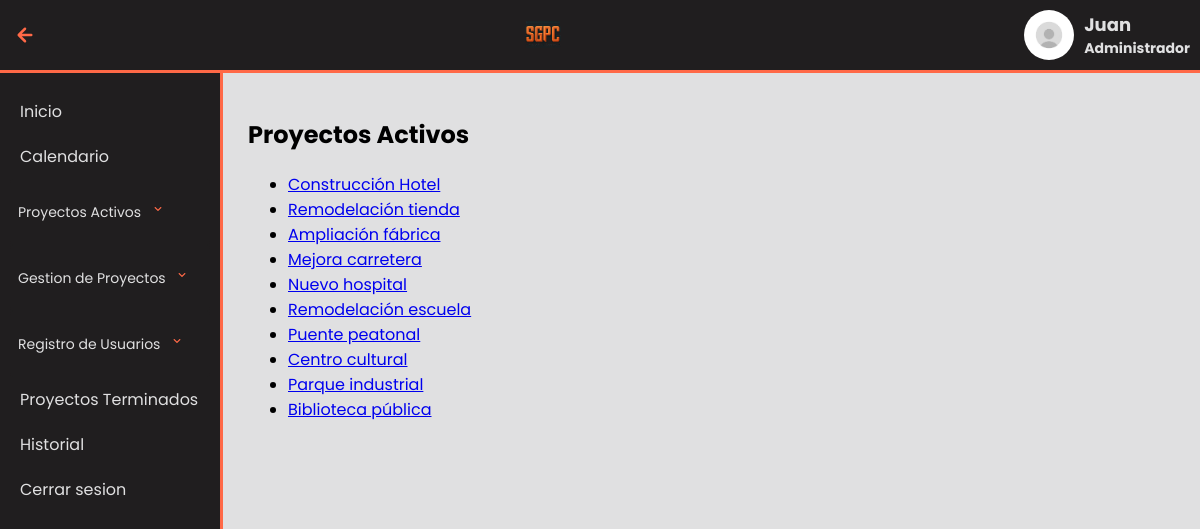
Screenshot of /MenuAdmin/modis/select.php (signed in) with the database file from the repository.
### tables this page shows
CREATE TABLE Proyecto (
    idProyecto INT AUTO_INCREMENT PRIMARY KEY,
    nombre VARCHAR(100) NOT NULL,
    descripcion VARCHAR(200) NOT NULL,
    ubicacion VARCHAR(100) NOT NULL,
    fechaInicio DATE NOT NULL,
    fechaFinal DATE NOT NULL,
    estado CHAR(3) NOT NULL,
    FOREIGN KEY (estado) REFERENCES Estado(codigo)
);

### conexion.php (called while the page is built, shortened)
<?php
class conexion
{
    private $HOST = "localhost";
    private $USER = "root";
    private $PASS = "";
    private $DB = "sgpc";
    private $CON;
    public function connect()
    {
        $this->CON = mysqli_connect($this->HOST, $this->USER, $this->PASS, $this->DB);
        if (mysqli_connect_errno()) {
            echo "Error de conexión: " . mysqli_connect_error();
            return false;
        } else {
            return true;
        }
    }
    public function exeqSelect($query)
    {
        try {
            $this->DATASET = mysqli_query($this->CON, $query);
            if ($this->DATASET) {
                return $this->DATASET;
            } else {
                throw new Exception("Error en la consulta: " . mysqli_error($this->CON));
            }
        } catch (Exception $e) {
            echo "Excepción: " . $e->getMessage();
            return 0;
        }
    }
}

### MenuAdmin/modis/select.php (the view, shortened to what this page needs)
<?php
$current_page = basename($_SERVER['PHP_SELF']);
?>
<html>
<head>
    <link rel="stylesheet" href="../../css/proyectos.css" />
</head>
<body>
    <header class="header">
        <?php if (isset($_SESSION['admin_name']) && $current_page !== 'index.php') : ?>
            <div class="back-link">
                <a href="javascript:history.go(-1);">
                    <img src="../plantillas/left-arrow.svg" alt="Flecha de regreso">
                </a>
            </div>
        <?php endif; ?>
        <div class="logo">
            <img src="../../img/Logo1.png" alt="Logo de la empresa">
        </div>
        <div class="user-info">
            <img src="../../img/account-icon-user-icon-vector-graphics_292645-552.avif" alt="Nombre del usuario">
            <h3><?php echo $_SESSION['admin_name']; ?>
                <p>Administrador</p>
            </h3>
        </div>
    </header>
    <aside class="menu">
        <ul>
            <li <?php if ($current_page == 'index.php') echo 'class="current-page"'; ?>><a href="../index.php">Inicio</a>
            </li>
            <li><a href="Calendario/Calendario.php">Calendario</a></li>
            <li class="active-tasks">
                <span class="menu-item">
                    Proyectos Activos
                    <img src="../plantillas/down-arrow.svg" alt="Flecha hacia abajo" alt="Flecha hacia abajo">
                </span>
            </li>
            <li class="active-tasks">
                <span class="menu-item">
                    Gestion de Proyectos
                    <img src="../plantillas/down-arrow.svg" alt="Flecha hacia abajo">
                </span>
            </li>
            <li class="active-tasks">
                <span class="menu-item">
                    Registro de Usuarios
                    <img src="../plantillas/down-arrow.svg" alt="Flecha hacia abajo">
                </span>
            </li>
            <li><a href="../proyectosTerminados.php">Proyectos Terminados</a></li>
            <li><a href="Historial/index.html">Historial</a></li>
            <li><a href="../../InicioSesion/logout.php">Cerrar sesion</a></li>
        </ul>
    </aside>
    <main>
        <?php
        include("../../conexion.php");
        $conexion = new conexion();
        if ($conexion->connect()) {
            $queryProyectos = "SELECT * FROM Proyecto";
            $resultProyectos = $conexion->exeqSelect($queryProyectos);
            if ($resultProyectos->num_rows > 0) {
                echo "<h2>Proyectos Activos</h2>";
                echo "<ul>";
                while ($rowProyecto = mysqli_fetch_array($resultProyectos)) {
                    $idProyecto = $rowProyecto['idProyecto'];
                    $nombreProyecto = $rowProyecto['nombre'];
                    echo "<li><a href='agregarTarea.php?idProyecto=$idProyecto'>$nombreProyecto</a></li>";
                }
                echo "</ul>";
            } else {
                echo "<p>No hay proyectos activos.</p>";
            }
        } else {
            echo "<p>Error en la conexión a la base de datos.</p>";
        }
        ?>
    </main>
</body>
</html>

### css/proyectos.css (style rules this page uses)
* { font-family: "Poppins"; }
body { background-color: #e0e0e1; margin-top: 77px; }
.header { display: flex; justify-content: space-between; align-items: center; background: rgb(32, 30, 31); padding: 10px; position: fixed; top: 0; left: 0; right: 0; z-index: 1000; border-bottom: 3px solid #ff6947; }
.header .user-info { display: flex; align-items: center; color: #e0e0e1; }
.user-info img { width: 50px; height: 50px; border-radius: 50%; margin-right: 10px; }
.user-info h3 { font-size: 18px; margin: 0; }
.user-info p { font-size: 14px; margin: 0; }
.logo img { width: 50px; height: 50px; }
.menu { margin-top: 73.1px; background: rgb(32, 30, 31); color: #e0e0e1; width: 200px; padding: 0 10px; position: fixed; top: 0; left: 0px; height: 100%; overflow-y: auto; transition: left 0.3s; z-index: 900; display: flex; flex-direction: column; border-right: 3px solid #ff6947; }
.menu-item { line-height: 50px; padding-left: 10px; }
.menu ul { list-style: none; padding: 0; width: 100%; }
.menu ul li { margin-bottom: 0px; }
.menu ul li a { color: #e0e0e1; text-decoration: none; font-size: 16px; display: block; padding: 10px; margin: 0px; position: relative; }
main { margin-left: 220px; padding: 20px; }
.active-tasks { display: flex; flex-direction: column; position: relative; }
.active-tasks .menu-item { cursor: pointer; padding: 8px; border-radius: 4px; background-color: rgb(32, 30, 31); color: #e0e0e1; font-size: 14px; }
.menu-item img { width: 16px; height: 16px; margin-left: 5px; }
.back-link { margin-right: 20px; cursor: pointer; }
.back-link img { width: 30px; height: 30px; }

### rows the page displays
proyecto: nombre "Construcción Hotel"
proyecto: nombre "Remodelación tienda"
proyecto: nombre "Ampliación fábrica"
proyecto: nombre "Mejora carretera"
proyecto: nombre "Nuevo hospital"
proyecto: nombre "Remodelación escuela"
proyecto: nombre "Puente peatonal"
proyecto: nombre "Centro cultural"
proyecto: nombre "Parque industrial"
proyecto: nombre "Biblioteca pública"

### other values shown
$_SESSION['admin_name'] "Juan"
